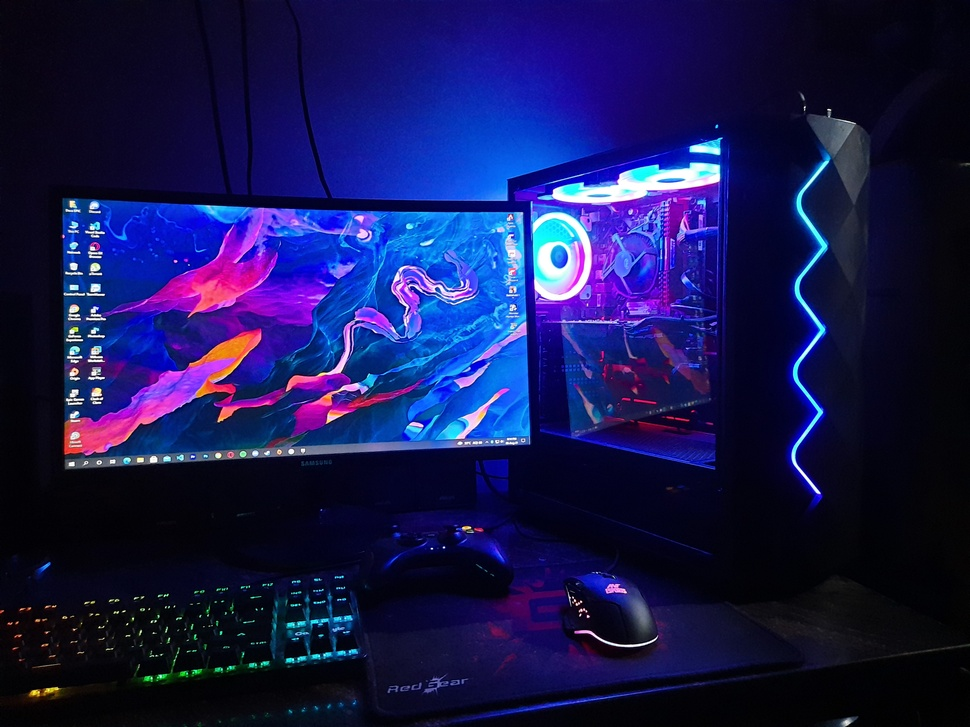
#> input picture Python/Internship/12.jpg, 970 x 727 px, shrunk from 4000 x 3000 before the run
$ python threshold.py --image 12.jpg
#> lines starting #> are read from the running program, lines starting #| are printed output that depends on the picture; after the words box and inside, x2 and y2 are one past the last pixel; in counts of white or black regions, pixels touching at a corner belong together
import argparse
import cv2

ap = argparse.ArgumentParser()
ap.add_argument("-i", "--image", type=str, required=True, help="path to input image")
args = vars(ap.parse_args())

image = cv2.imread(args["image"])
#> image is the input picture: shape (727, 970, 3); mean B, G, R 79.7, 23.8, 23
cv2.imshow("Image", image)

gray = cv2.cvtColor(image, cv2.COLOR_BGR2GRAY)
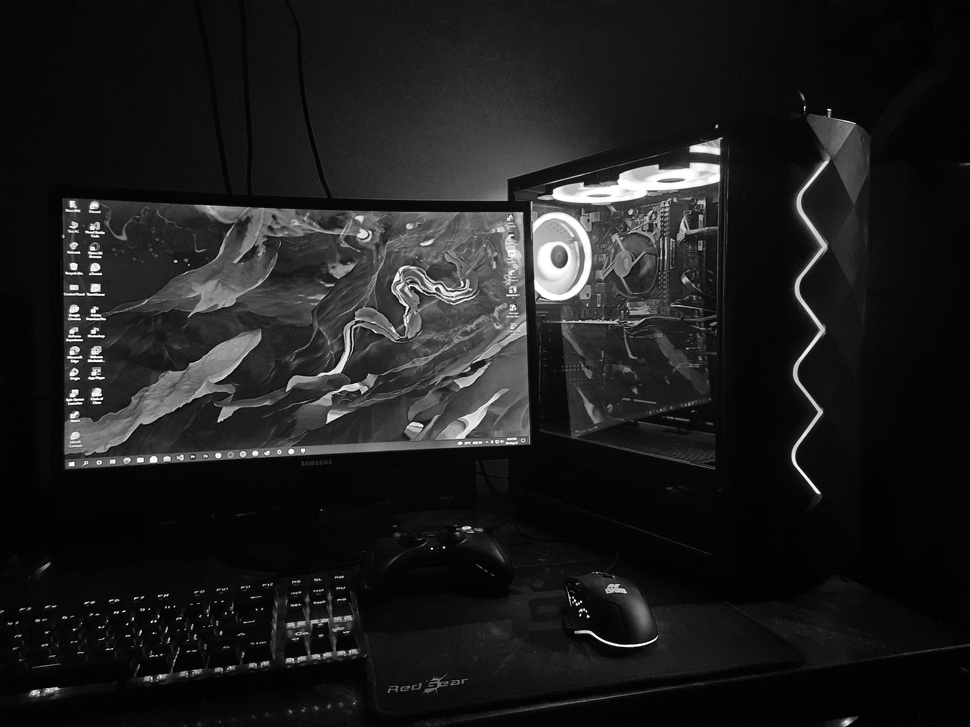
#> gray: shape (727, 970); min 0, max 255, mean 29.9
blurred = cv2.GaussianBlur(gray, (7, 7), 0)

(T, threshInv) = cv2.threshold(blurred, 100, 255,cv2.THRESH_BINARY_INV)
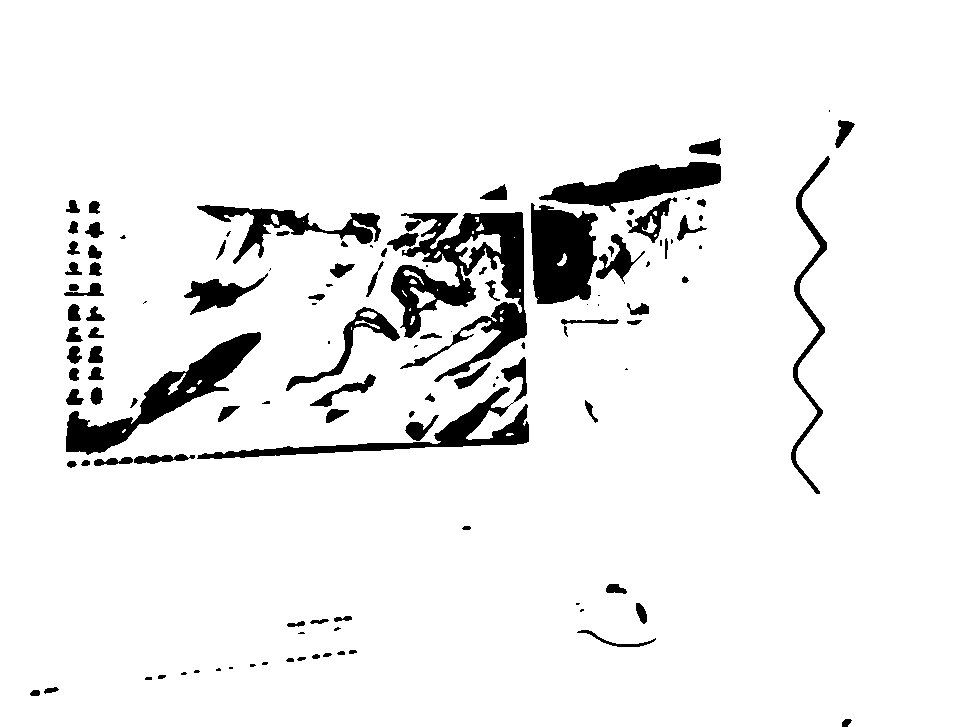
#> threshInv: shape (727, 970); 93.2% white; 123 black regions (36 under 20 px), largest, box (x1, y1, x2, y2) and area: (391, 212, 527, 382) 9568, (66, 332, 261, 455) 5735, (531, 203, 598, 304) 5334
cv2.imshow("Threshold Binary Inverse", threshInv)

(T, thresh) = cv2.threshold(blurred, 100, 255, cv2.THRESH_BINARY)
cv2.imshow("Threshold Binary", thresh)

masked = cv2.bitwise_and(image, image, mask=threshInv)
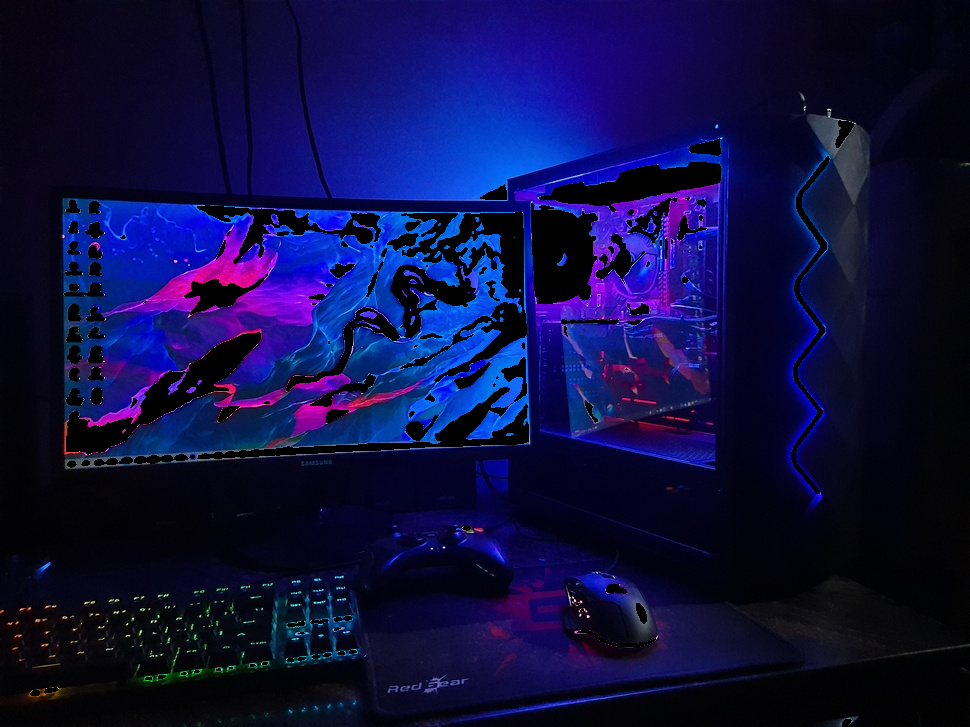
#> masked: shape (727, 970, 3); mean B, G, R 65, 13.9, 13.8
cv2.imshow("Output", masked)
cv2.waitKey(0)
